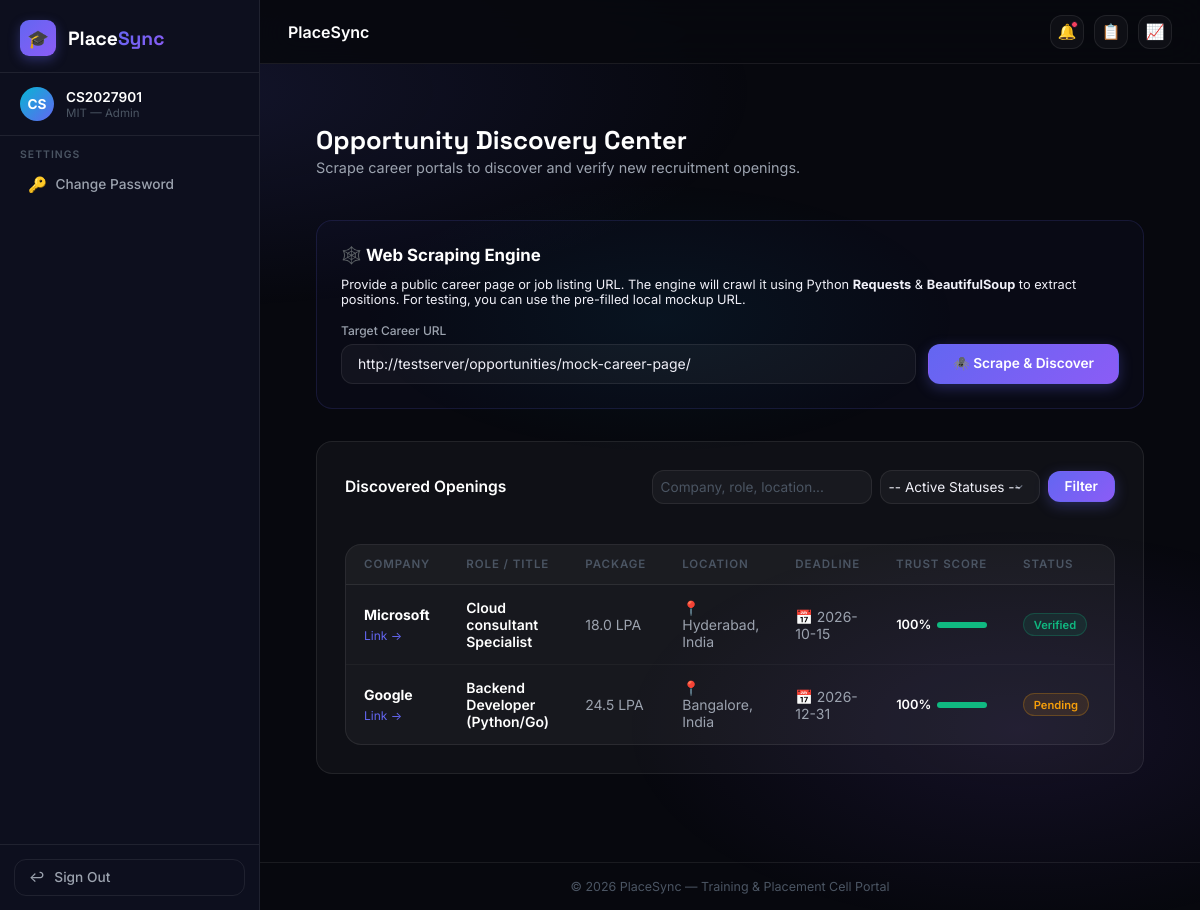
Screenshot of /opportunities/ (signed in) with the database file from the repository.
### accounts/models.py (models this page shows, shortened)
class User(AbstractUser):
    class Role(models.TextChoices):
        COLLEGE_ADMIN = 'COLLEGE_ADMIN', 'College Admin'
        STUDENT = 'STUDENT', 'Student'
    role = models.CharField(
        max_length=20,
        choices=Role.choices,
        default=Role.STUDENT
    )
    college = models.ForeignKey(
        'colleges.College',
        on_delete=models.SET_NULL,
        null=True,
        blank=True,
        related_name='users'
    )
    must_change_password = models.BooleanField(default=False)

### colleges/models.py (models this page shows, shortened)
class College(models.Model):
    name = models.CharField(max_length=255, unique=True)
    code = models.CharField(max_length=50, unique=True, help_text="Unique college code or abbreviation")
    address = models.TextField(blank=True)
    website = models.URLField(blank=True)
    created_at = models.DateTimeField(auto_now_add=True)
    logo = models.ImageField(upload_to='college_logos/', blank=True, null=True)
    university = models.CharField(max_length=255, blank=True)
    email = models.EmailField(blank=True)
    phone = models.CharField(max_length=20, blank=True)
    linkedin = models.URLField(blank=True, verbose_name="LinkedIn")
    twitter = models.URLField(blank=True, verbose_name="Twitter")
    instagram = models.URLField(blank=True, verbose_name="Instagram")

### opportunities/models.py (models this page shows, shortened)
class ScrapedOpportunity(models.Model):
    class VerificationStatus(models.TextChoices):
        PENDING = 'PENDING', 'Pending'
        VERIFIED = 'VERIFIED', 'Verified'
        IGNORED = 'IGNORED', 'Ignored'
    college = models.ForeignKey(
        'colleges.College',
        on_delete=models.CASCADE,
        related_name='scraped_opportunities'
    )
    company_name = models.CharField(max_length=255)
    role = models.CharField(max_length=255)
    package = models.CharField(max_length=255, blank=True)
    location = models.CharField(max_length=255, blank=True)
    deadline = models.CharField(max_length=255, blank=True)
    source = models.URLField(max_length=500, blank=True)
    verification_status = models.CharField(
        max_length=20,
        choices=VerificationStatus.choices,
        default=VerificationStatus.PENDING
    )
    trust_score = models.PositiveIntegerField(default=0)
    created_at = models.DateTimeField(auto_now_add=True)
    updated_at = models.DateTimeField(auto_now=True)
    class Meta:
        ordering = ['-trust_score', '-created_at']

### opportunities/views.py (the view, shortened to what this page needs)
# urls.py: path('', OpportunityListView.as_view(), name='list'),
class OpportunityListView(LoginRequiredMixin, View):
    template_name = 'opportunities/opportunity_list.html'
    def get(self, request, *args, **kwargs):
        college = request.user.college
        if not college:
            raise Http404("No college associated with your account.")
        opportunities = ScrapedOpportunity.objects.filter(college=college)
        q = request.GET.get('q', '').strip()
        status_filter = request.GET.get('status', '').strip()
        if q:
            opportunities = opportunities.filter(
                Q(company_name__icontains=q) |
                Q(role__icontains=q) |
                Q(location__icontains=q)
            )
        if status_filter:
            opportunities = opportunities.filter(verification_status=status_filter)
        else:
            opportunities = opportunities.exclude(verification_status=ScrapedOpportunity.VerificationStatus.IGNORED)
        opportunities = opportunities.order_by('-trust_score', '-created_at')
        absolute_mock_url = request.build_absolute_uri(reverse('opportunities:mock_career_page'))
        scrape_form = ScrapeUrlForm(initial={'url': absolute_mock_url})
        context = {
            'opportunities': opportunities,
            'scrape_form': scrape_form,
            'statuses': ScrapedOpportunity.VerificationStatus.choices,
            'selected_status': status_filter,
            'q': q,
            'absolute_mock_url': absolute_mock_url
        }
        return render(request, self.template_name, context)

### opportunities/forms.py
class ScrapeUrlForm(forms.Form):
    url = forms.URLField(
        label="Target Career Page URL",
        widget=forms.URLInput(attrs={
            'class': 'form-input',
            'placeholder': 'https://example.com/careers'
        })
    )

### staff_permissions/templatetags/staff_tags.py (called while the page is built)
@register.filter(name='has_perm_filter')
def has_perm_filter(user, permission_name):
    if not user or not user.is_authenticated:
        return False
    return has_staff_permission(user, permission_name)

@register.filter(name='is_college_admin_filter')
def is_college_admin_filter(user):
    if not user or not user.is_authenticated:
        return False
    return is_college_admin(user)

@register.filter(name='can_edit_filter')
def can_edit_filter(user):
    if not user or not user.is_authenticated:
        return False
    if is_college_admin(user):
        return True
    if hasattr(user, 'staff_profile'):
        return user.staff_profile.role == 'EDITOR'
    return False

### staff_permissions/utils.py (called while the page is built, shortened)
def is_college_admin(user):
    if not user.is_authenticated:
        return False
    if user.is_superuser:
        return True
    if getattr(user, 'role', '') == 'COLLEGE_ADMIN':
        return not hasattr(user, 'staff_profile')
    return False

def has_staff_permission(user, permission_name):
    if not user.is_authenticated:
        return False
    if is_college_admin(user):
        return True
    if getattr(user, 'role', '') != 'COLLEGE_ADMIN':
        return False

### templates/opportunities/opportunity_list.html (shortened to what this page needs)
{% extends 'base.html' %}
{% load staff_tags %}
{% block content %}
<div class="container" style="flex: 1; padding-top: 2rem; padding-bottom: 3rem;">
    <div class="dashboard-header" style="border-bottom: none; margin-bottom: 1.5rem;">
        <div>
            <h1 class="dashboard-title">Opportunity Discovery Center</h1>
            <p class="dashboard-welcome">Scrape career portals to discover and verify new recruitment openings.</p>
        </div>
    </div>
    <div class="card-panel" style="margin-top: 0; padding: 1.5rem; background: rgba(99, 102, 241, 0.03); border-color: rgba(99, 102, 241, 0.15);">
        <h3 style="font-size: 1.05rem; font-weight: 700; color: #fff; margin-bottom: 0.75rem;">🕸️ Web Scraping Engine</h3>
        <p style="font-size: 0.8rem; color: var(--text-secondary); margin-bottom: 1rem;">
            Provide a public career page or job listing URL. The engine will crawl it using Python <strong>Requests</strong> &amp; <strong>BeautifulSoup</strong> to extract positions.
            For testing, you can use the pre-filled local mockup URL.
        </p>
        <form method="post" style="display: flex; gap: 0.75rem; align-items: flex-end; flex-wrap: wrap;">
            <div style="flex: 1; min-width: 280px;">
                <label class="form-label" style="font-size: 0.75rem; margin-bottom: 0.35rem;" for="id_url">Target Career URL</label>
                {{ scrape_form.url }}
            </div>
            <button type="submit" class="btn btn-primary" style="padding: 0.75rem 1.5rem;">🕷️ Scrape & Discover</button>
        </form>
    </div>
    <div class="card-panel" style="margin-top: 2rem;">
        <div style="display: flex; justify-content: space-between; align-items: center; flex-wrap: wrap; gap: 1rem; border-bottom: 1px solid var(--card-border); padding-bottom: 1rem; margin-bottom: 1.5rem;">
            <h3 class="panel-title" style="margin: 0; border: none; padding: 0;">Discovered Openings</h3>
            <form method="get" style="display: flex; gap: 0.5rem; align-items: center; flex-wrap: wrap;">
                <input type="text" name="q" value="{{ q }}" placeholder="Company, role, location..." class="form-input" style="font-size: 0.85rem; padding: 0.5rem; width: 220px;">
                <select name="status" class="form-input" style="font-size: 0.85rem; padding: 0.5rem; width: 160px;">
                    <option value="">-- Active Statuses --</option>
                </select>
                <button type="submit" class="btn btn-primary" style="padding: 0.5rem 1rem; font-size: 0.85rem;">Filter</button>
            </form>
        </div>
        {% if opportunities %}
            <div class="table-wrapper">
                <div class="table-responsive">
                    <table class="data-table">
                        <thead>
                            <tr>
                                <th style="width: 15%;">Company</th>
                                <th style="width: 20%;">Role / Title</th>
                                <th style="width: 12%;">Package</th>
                                <th style="width: 15%;">Location</th>
                                <th style="width: 10%;">Deadline</th>
                                <th style="width: 10%; text-align: center;">Trust Score</th>
                                <th style="width: 8%;">Status</th>
                                <th style="width: 10%; text-align: right;">Actions</th>
                            </tr>
                        </thead>
                        <tbody>
                            {% for opp in opportunities %}
                                <tr>
                                    <td>
                                        <strong style="color: #fff;">{{ opp.company_name }}</strong>
                                        {% if opp.source %}
                                            <div style="margin-top: 0.15rem;">
                                                <a href="{{ opp.source }}" target="_blank" style="font-size: 0.75rem; color: var(--primary); text-decoration: none;">Link &rarr;</a>
                                            </div>
                                        {% endif %}
                                    </td>
                                    <td style="color: #fff; font-weight: 600;">
                                        {{ opp.role }}
                                    </td>
                                    <td>
                                        {{ opp.package|default:"-" }}
                                    </td>
                                    <td>
                                        📍 {{ opp.location|default:"-" }}
                                    </td>
                                    <td>
                                        📅 {{ opp.deadline|default:"-" }}
                                    </td>
                                    <td>
                                        <div style="display: flex; align-items: center; gap: 0.35rem; justify-content: center;">
                                            <span style="font-size: 0.8rem; font-weight: 600; color: #fff;">{{ opp.trust_score }}%</span>
                                            <div style="width: 50px; background: rgba(255,255,255,0.05); height: 6px; border-radius: 3px; overflow: hidden;">
                                                <div style="width: {{ opp.trust_score }}%; background: {% if opp.trust_score >= 80 %}var(--success){% elif opp.trust_score >= 50 %}var(--warning){% else %}var(--danger){% endif %}; height: 100%;"></div>
                                            </div>
                                        </div>
                                    </td>
                                    <td>
                                        {% if opp.verification_status == 'VERIFIED' %}
                                            <span class="badge" style="background: rgba(16, 185, 129, 0.1); color: var(--success); border-color: rgba(16, 185, 129, 0.25);">Verified</span>
                                        {% elif opp.verification_status == 'IGNORED' %}
                                            <span class="badge" style="background: rgba(244, 63, 94, 0.1); color: var(--danger); border-color: rgba(244, 63, 94, 0.25);">Ignored</span>
                                        {% else %}
                                            <span class="badge" style="background: rgba(245, 158, 11, 0.1); color: var(--warning); border-color: rgba(245, 158, 11, 0.25);">Pending</span>
                                        {% endif %}
                                    </td>
                                    <td>
                                    </td>
                                </tr>
                            {% endfor %}
                        </tbody>
                    </table>
                </div>
            </div>
        {% else %}
            <p style="text-align: center; color: var(--text-secondary); font-style: italic; padding: 3rem 0; margin: 0;">
                No discovered opportunities listed. Submit a scraping run above to crawl listings.
            </p>
        {% endif %}
    </div>
</div>
{% endblock %}

### templates/base.html (shortened to what this page needs)
{% load static %}
{% load staff_tags %}
<!DOCTYPE html>
<html lang="en">
<head>
    <link rel="stylesheet" href="{% static 'css/style.css' %}">
</head>
<body>
{% if user.is_authenticated %}
<div class="app-layout">
    <aside class="sidebar" role="navigation" aria-label="Main navigation">
        <a href="{% url 'dashboard:index' %}" class="sidebar-brand">
            <div class="sidebar-brand-icon">🎓</div>
            <div class="sidebar-brand-text">Place<span>Sync</span></div>
        </a>
        <div class="sidebar-user">
            <div class="sidebar-avatar">{{ user.username|slice:":2"|upper }}</div>
            <div class="sidebar-user-info">
                <div class="sidebar-user-name">{{ user.username }}</div>
                <div class="sidebar-user-role">{{ user.college.code }} — Admin</div>
            </div>
        </div>
        <div class="sidebar-section">
            <div class="sidebar-section-label">Settings</div>
            <ul class="sidebar-nav">
                {% if request.user|is_college_admin_filter %}
                <li><a href="{% url 'staff_permissions:settings' %}" class="sidebar-link"><span class="sidebar-link-icon">⚙️</span> Settings</a></li>
                {% else %}
                <li><a href="{% url 'staff_permissions:change_password' %}" class="sidebar-link"><span class="sidebar-link-icon">🔑</span> Change Password</a></li>
                {% endif %}
            </ul>
        </div>
        <div class="sidebar-footer">
            <a href="{% url 'accounts:logout' %}" class="sidebar-logout">
                <span>↩</span> Sign Out
            </a>
        </div>
    </aside>
    <div class="main-area">
        <header class="topbar">
            <span class="topbar-title">{% block topbar_title %}PlaceSync{% endblock %}</span>
            <div class="topbar-actions">
                <a href="{% url 'communication:notifications' %}" class="topbar-btn" title="Notifications">
                    🔔<span class="topbar-notif-dot"></span>
                </a>
                <a href="{% url 'reports:dashboard' %}"   class="topbar-btn" title="Reports">📋</a>
                <a href="{% url 'analytics:dashboard' %}" class="topbar-btn" title="Analytics">📈</a>
            </div>
        </header>
        <main class="page-content" id="main-content">
{% endif %}
{% block content %}{% endblock %}
{% if user.is_authenticated %}
        </main>
        <footer class="footer">
            &copy; 2026 PlaceSync &mdash; Training &amp; Placement Cell Portal
        </footer>
    </div>
</div>
{% else %}
</div>
{% endif %}
</body>
</html>

### rows the page displays
User: username "CS", username "CS2027901", college.code "MIT"
ScrapedOpportunity: company_name "Microsoft", role "Cloud consultant Specialist", package "18.0 LPA", location "Hyderabad, India", deadline "2026-10-15", trust_score "100", verification_status "Verified"
ScrapedOpportunity: company_name "Google", role "Backend Developer (Python/Go)", package "24.5 LPA", location "Bangalore, India", deadline "2026-12-31", trust_score "100", verification_status "Pending"
